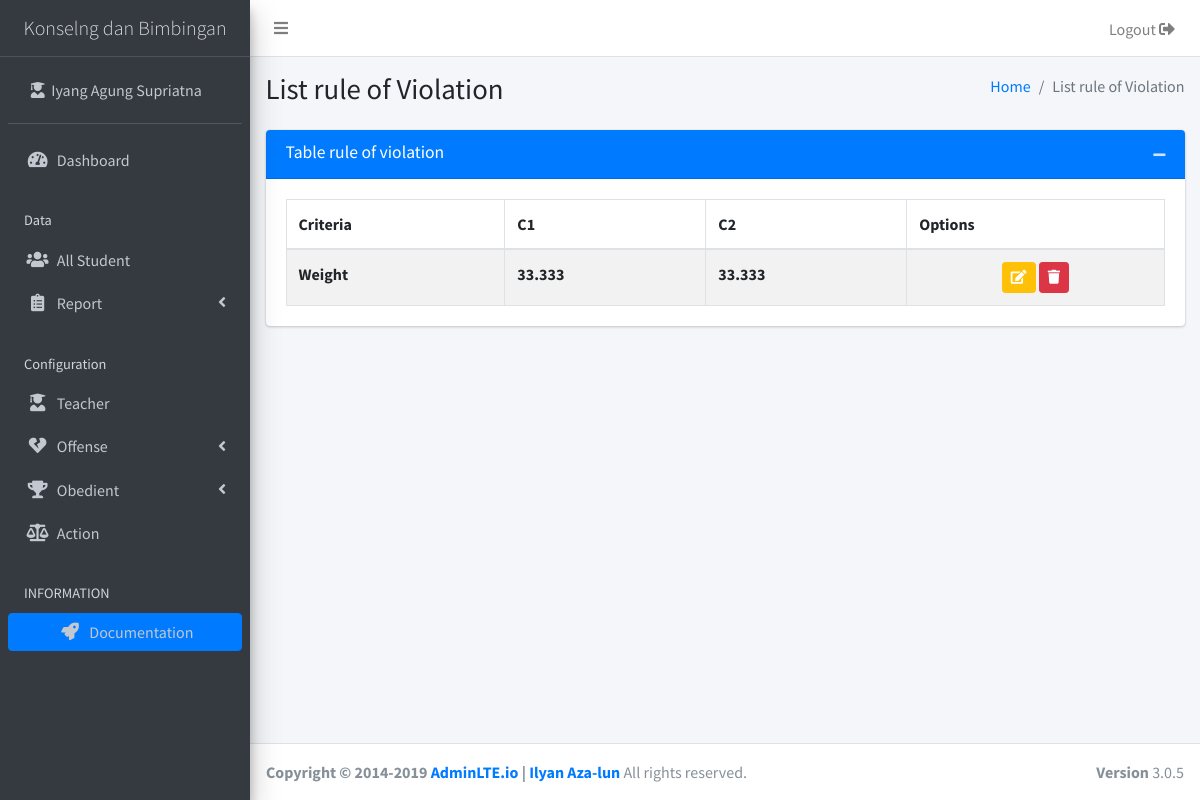
The app's page /violation (signed in), older data.
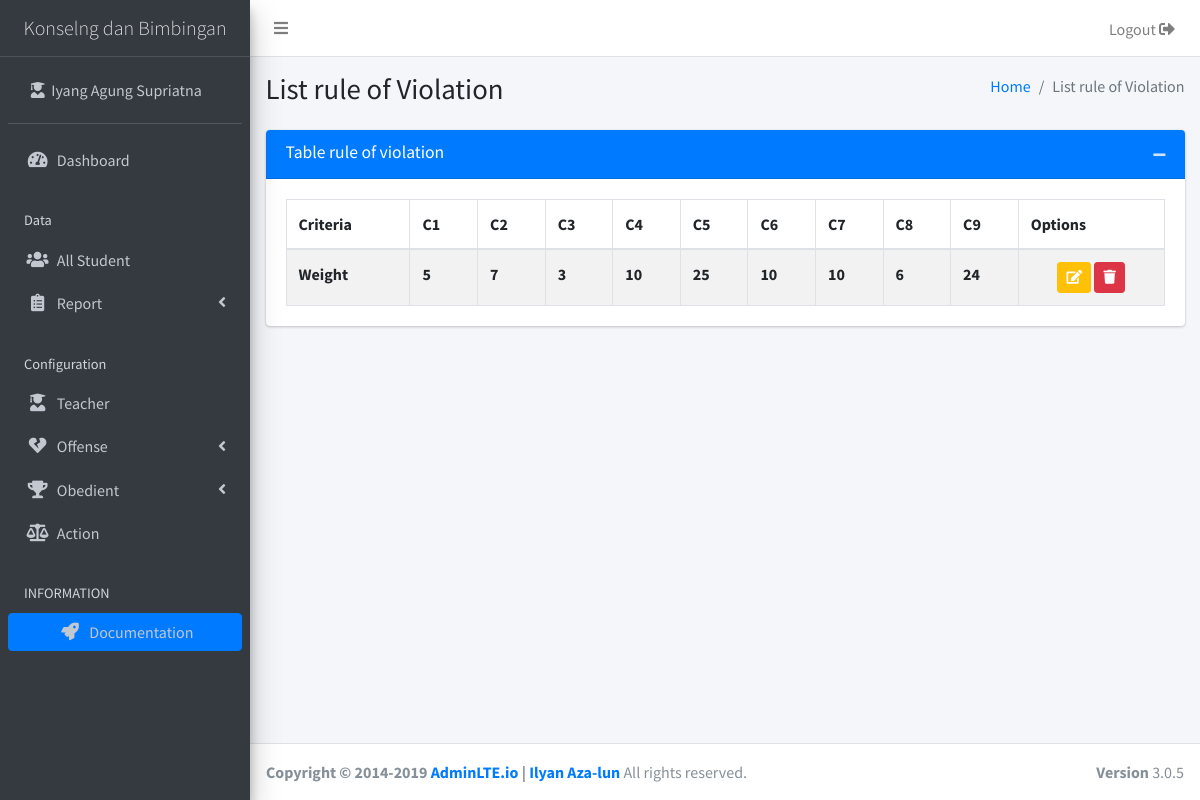
The same page, newer data.
### tables this page shows
CREATE TABLE `tbl_configuration` (
  `variable` varchar(255) NOT NULL,
  `value` text NOT NULL
);

CREATE TABLE `tbl_criteria` (
  `id` varchar(255) NOT NULL,
  `name` varchar(255) NOT NULL,
  `type` varchar(255) NOT NULL,
  `weight` float NOT NULL
);

### _app/controllers/Violation.php (called while the page is built, shortened)
<?php
class Violation extends Controller
{
	function __construct()
	{
		$this->request = $this->model('M_home');
		foreach ($this->request->load_configuration() as $key) {
			if("title"==$key['variable']){
				$this->title = $key['value'];
			};
		}
	}
	public function index()
	{
		$data['violation'] = $this->model('M_criteria')->select_criteria('violation');
		$this->view('components/_header');
		$this->view('components/sidebar');
		$this->view('components/content-header');
		$this->view('criteria/violation/index', $data);
		$this->view('components/content-footer');
		$this->view('components/_footer');
	}
}

### _app/core/App.php (called while the page is built, shortened)
<?php
class App
{
	protected $method = 'index';
	protected $params = [];
	function __construct(){
		$this->controller = new $this->controller;
		call_user_func_array([$this->controller, $this->method], $this->params);
	}
}

### index.php (called while the page is built, shortened)
<?php
	require_once '_app/init.php';
	new App;

### _app/init.php (called while the page is built, shortened)
<?php
	spl_autoload_register(function($class){
		$class = explode('\\', $class);
		$class = end($class);
	});

### _app/core/Database.php (called while the page is built, shortened)
<?php
class Database{
	private $host = DB_HOST;
	private $user = DB_USER;
	private $pass = DB_PASS;
	private $name = DB_NAME;
	private $dbh;
	private $stmt;
	public function __construct(){
		$dsn     = 'mysql:host='.$this->host.';dbname='.$this->name;
		$options = [
			PDO::ATTR_PERSISTENT =>true,
			PDO::ATTR_ERRMODE => PDO::ERRMODE_EXCEPTION
		];
		try {
			$this->dbh = new PDO($dsn, $this->user, $this->pass, $options);
		} catch (PDOException $e) {
			die($e->getMessage());
		}
	}
	public function query($query){
		$this->stmt = $this->dbh->prepare($query);
	}
	public function bind($param, $value, $type = null){
		if (is_null($type)) {
			switch (true) {
				default:
					$type = PDO::PARAM_STR;
					break;
			}
		}
		$this->stmt->bindValue($param, $value, $type);
	}
	public function execute(){
		$this->stmt->execute();
	}
	public function resultSet(){
		$this->execute();
		return $this->stmt->fetchAll(PDO::FETCH_ASSOC);
	}
}

### _app/models/M_home.php (called while the page is built, shortened)
<?php
class M_home{
	private $db;
	function __construct(){
		$this->db = new Database;
	}
	public function load_configuration(){
		$this->db->query('SELECT * FROM tbl_configuration');
		$this->db->execute();
		return $this->db->resultSet();
	}
}

### _app/models/M_criteria.php (called while the page is built, shortened)
<?php
class M_criteria
{
	private $db;
	function __construct(){
		$this->db = new Database;
	}
	public function select_criteria($type)
	{
		$this->db->query("
		SELECT `id`, `name`, `weight` FROM `tbl_criteria` WHERE `type` = :type ;");
		$this->db->bind('type', $type);
		$this->db->execute();
		return $this->db->resultSet();
	}
}

### _app/views/criteria/violation/index.php (the view, shortened to what this page needs)
<section class="content">
  <div class="container-fluid">
    <div class="row">
      <div class="col-12">
        <div class="card <?=(empty($data['violation'])?'collapse':'')?>">
          <div class="card-header bg-primary">
            <h3 class="card-title">Table rule of violation</h3>
            <div class="card-tools">
              <button type="button" class="btn btn-tool" data-card-widget="collapse"><i class="fas fa-minus"></i></button>
            </div>
          </div>
          <div class="card-body">
            <table id="tbl_criteria" class="table table-bordered table-striped">
              <thead>
                <tr>
                  <th>Criteria</th>
                  <?php foreach ($data['violation'] as $key => $value): ?>
                  <th title="<?=$value['name']?>">C<?=$key+1?></th>
                  <?php endforeach ?>
                  <th>Options</th>
                </tr>
              </thead>
              <tbody>
                <tr>
                  <th>Weight</th>
                  <?php foreach ($data['violation'] as $key => $value): ?>
                  <th><?=$value['weight']?></th>
                  <?php endforeach ?>
                  <td class="text-center">
                    <button type="button" class="btn btn-sm btn-warning" id="update" data-toggle="collapse" data-target="#field_rules" aria-expanded="false" aria-controls="field_rules"><i class="fa fa-edit fa-inverse"></i></button>
                    <button type="button" class="btn btn-sm btn-danger" data-toggle="modal" data-target="#modal-conformation-delete"><i class="fa fa-trash fa-inverse"></i></button>
                  </td>
                </tr>
              </tbody>
            </table>
          </div>
        </div>
      </div>
    </div>
  </div>
</section>

### _app/views/components/_header.php (shortened to what this page needs)
<!DOCTYPE html>
<html>
<head>
  <link rel="stylesheet" href="<?=BASEURL?>/_assets/plugins/fontawesome-free/css/all.min.css">
  <link rel="stylesheet" href="https://code.ionicframework.com/ionicons/2.0.1/css/ionicons.min.css">
  <link rel="stylesheet" href="<?=BASEURL?>/_assets/plugins/pace-progress/themes/black/pace-theme-flat-top.css">
  <link rel="stylesheet" href="<?=BASEURL?>/_assets/plugins/sweetalert2-theme-bootstrap-4/bootstrap-4.min.css">

### _app/core/Controller.php (shortened to what this page needs)
<?php
class Controller
{
	public function View($view, $data = []){
		require_once '_app/views/'.$view.'.php';
	}
	public function Model($model){
		return new $model;
	}
	public function Style($css){
		echo quoted_printable_decode('=0A  <link href="'.BASEURL.'/_assets/'.$css.'.css" rel="stylesheet">=0A');
	}
}

### _app/views/components/sidebar.php (shortened to what this page needs)
  <link rel="stylesheet" href="<?=BASEURL?>/_assets/dist/css/adminlte.min.css">
</head>
<body class="hold-transition sidebar-mini layout-fixed pace-primary">
  <div class="wrapper">
    <nav class="main-header navbar navbar-expand navbar-white navbar-light">
      <ul class="navbar-nav">
        <li class="nav-item">
          <a class="nav-link" data-widget="pushmenu" href="#" role="button"><i class="fas fa-bars"></i></a>
        </li>
      </ul>
      <ul class="navbar-nav ml-auto">
        <li class="nav-item d-none d-sm-inline-block">
          <a data-toggle="modal" data-target="#logoutModal" class="btn nav-link">Logout <i class="fas fa-sign-out-alt"></i></a>
        </li>
      </ul>
    </nav>
    <aside class="main-sidebar sidebar-dark-primary elevation-4">
      <a href="<?=BASEURL?>/" class="brand-link text-center">
        <span class="brand-text font-weight-light"><?=$this->title?></span>
      </a>
      <div class="sidebar">
        <div class="user-panel mt-3 pb-3 mb-3 d-flex">
          <div class="image">
          </div>
          <div class="info">
            <a href="<?=BASEURL?>" class="d-block"><i class="fa fa-user-graduate"></i>&nbsp;&nbsp;<?=explode(',', $_SESSION['user']['homeroom_teacher'])[0]?></a>
          </div>
        </div>
        <nav class="mt-2">
          <ul class="nav nav-pills nav-sidebar flex-column" data-widget="treeview" role="menu" data-accordion="false">
           <li class="nav-item has-treeview">
            <a href="<?=BASEURL?>" class="nav-link">
              <i class="nav-icon fas fa-tachometer-alt"></i>
              <p>
                Dashboard
              </p>
            </a>
          </li>
          <li class="nav-header">Data</li>
          <?php if ($_SESSION['user']['class'] == "staff" ): ?>
            <li class="nav-item">
              <a href="<?=BASEURL?>/students/<?=base64_encode('all')?>" class="nav-link">
                <i class="nav-icon fas fa-users"></i>
                All Student
              </a>
            </li>
            <?php endif ?>
            <li class="nav-item has-treeview">
              <a href="#" class="nav-link">
                <i class="nav-icon fa fa-clipboard-list"></i>
                <p>
                  Report
                  <i class="fas fa-angle-left right"></i>
                </p>
              </a>
            </li>
            <?php if ($_SESSION['user']['class'] == "staff" ): ?>
              <li class="nav-header">Configuration</li>
              <li class="nav-item">
                <a href="<?=BASEURL?>/teacher" class="nav-link">
                 <i class="fa fa-user-graduate nav-icon"></i>
                 <p>Teacher</p>
               </a>
             </li>
             <li class="nav-item has-treeview">
              <a href="#" class="nav-link">
                <i class="nav-icon fas fa-heart-broken"></i>
                <p>
                  Offense
                  <i class="fas fa-angle-left right"></i>
                </p>
              </a>
            </li>
            <li class="nav-item has-treeview">
              <a href="#" class="nav-link">
                <i class="nav-icon fas fa-trophy"></i>
                <p>
                  Obedient
                  <i class="fas fa-angle-left right"></i>
                </p>
              </a>
            </li>
            <li class="nav-item">
                <a href="<?=BASEURL?>/action" class="nav-link">
                 <i class="fa fa-balance-scale nav-icon"></i>
                 <p>Action</p>
               </a>
             </li>
          <?php endif ?>
          <li class="nav-header">INFORMATION</li>
          <li class="nav-item text-center">
            <a href="#" class="btn btn-primary btn-block">
              <i class="fa fa-rocket nav-icon"></i>
              Documentation
            </a>
          </li>
        </ul>
      </nav>
    </div>
  </aside>

### _app/views/components/content-header.php (shortened to what this page needs)
<div class="content-wrapper">
  <section class="content-header">
    <div class="container-fluid">
      <div class="row mb-2">
        <div class="col-sm-6">
          <h1><?=$this->page['title']?></h1>
        </div>
        <div class="col-sm-6">
          <ol class="breadcrumb float-sm-right">
            <li class="breadcrumb-item"><a href="<?=BASEURL?>">Home</a></li>
            <?if($_SERVER['REQUEST_URI'] != "/hide-me/" ){?>
            <li class="breadcrumb-item active"><?=$this->page['title']?></li>
            <?}?>
          </ol>
        </div>
      </div>
    </div>
  </section>

### _app/views/components/content-footer.php (shortened to what this page needs)
  </div>
  <footer class="main-footer">
    <div class="float-right d-none d-sm-block">
      <b>Version</b> 3.0.5
    </div>
    <strong>Copyright &copy; 2014-2019 <a href="http://adminlte.io">AdminLTE.io</a> | <a href="https://github.com/ilyanazalun">Ilyan Aza-lun</a></strong> All rights
    reserved.
  </footer>
</div>

### _app/views/components/_footer.php (shortened to what this page needs)
</body>
</html>

Row changes from the older to the newer data that the page shows:
removed tbl_criteria: weight "33.333"
removed tbl_criteria: weight "33.333"
added tbl_criteria: weight "5"
added tbl_criteria: weight "7"
added tbl_criteria: weight "3"
added tbl_criteria: weight "10"
added tbl_criteria: weight "25"
added tbl_criteria: weight "10"
added tbl_criteria: weight "10"
added tbl_criteria: weight "6"
added tbl_criteria: weight "24"
